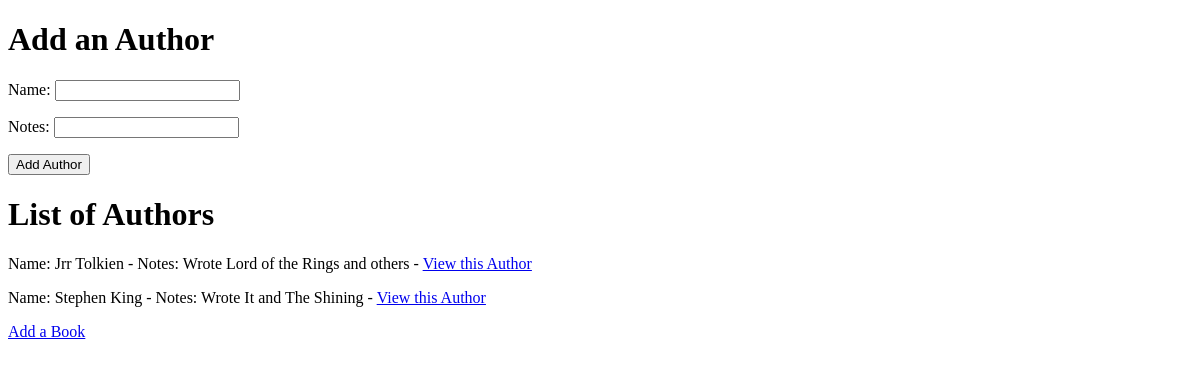
The app's page /RenderAuthor, older data.
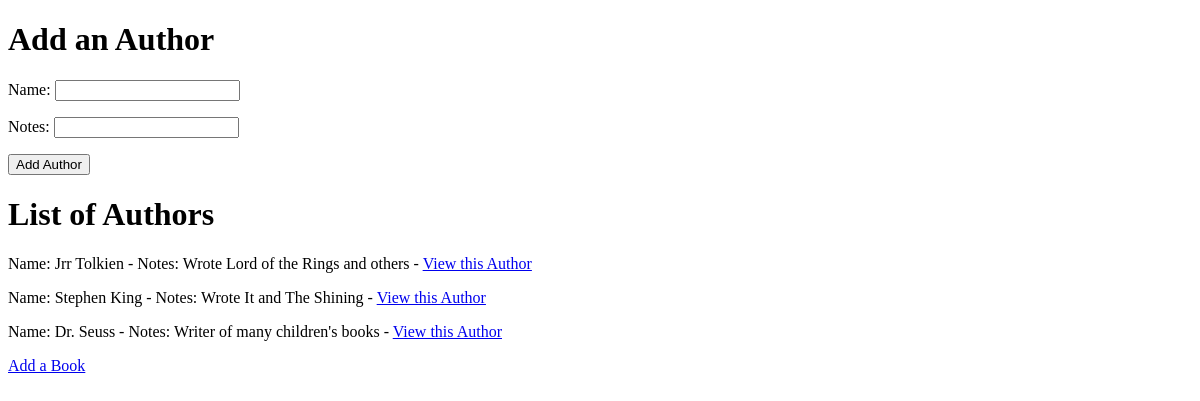
The same page, newer data.
### ba_app/models.py (models this page shows, shortened)
class Author(models.Model):
    name = models.CharField(max_length=255)
    notes = models.TextField()
    books = models.ManyToManyField(Book, related_name="authors")
    created_at = models.DateTimeField(auto_now_add=True)
    updated_at = models.DateTimeField(auto_now=True)

### ba_app/views.py (the view)
# urls.py: path('RenderAuthor', views.RenderAuthor),
def RenderAuthor(request):
    context={
        "Authors":Author.objects.all()
    }
    return render (request, 'author.html', context)

### ba_app/templates/author.html (shortened to what this page needs)
<!DOCTYPE html>
<html lang="en">
<head>
</head>
<body>
    <form action="/addAuthor" method="POST">
        <h1>Add an Author</h1>
        <p>Name: <input type="text" name="name"></p>
        <p>Notes: <input type="text" name = "notes"></p>
        <button>Add Author</button>
    </form>
    <h1>List of Authors</h1>
    {% for Author in Authors %}
    <p>Name: {{Author.name}} - Notes: {{Author.notes}} - <a href="/viewAuthRend/{{Author.id}}">View this Author</a></p>
    {% endfor %}
    <a href="/">Add a Book</a>
</body>
</html>

Row changes from the older to the newer data that the page shows:
added Author: name "Dr. Seuss", notes "Writer of many children's books"
